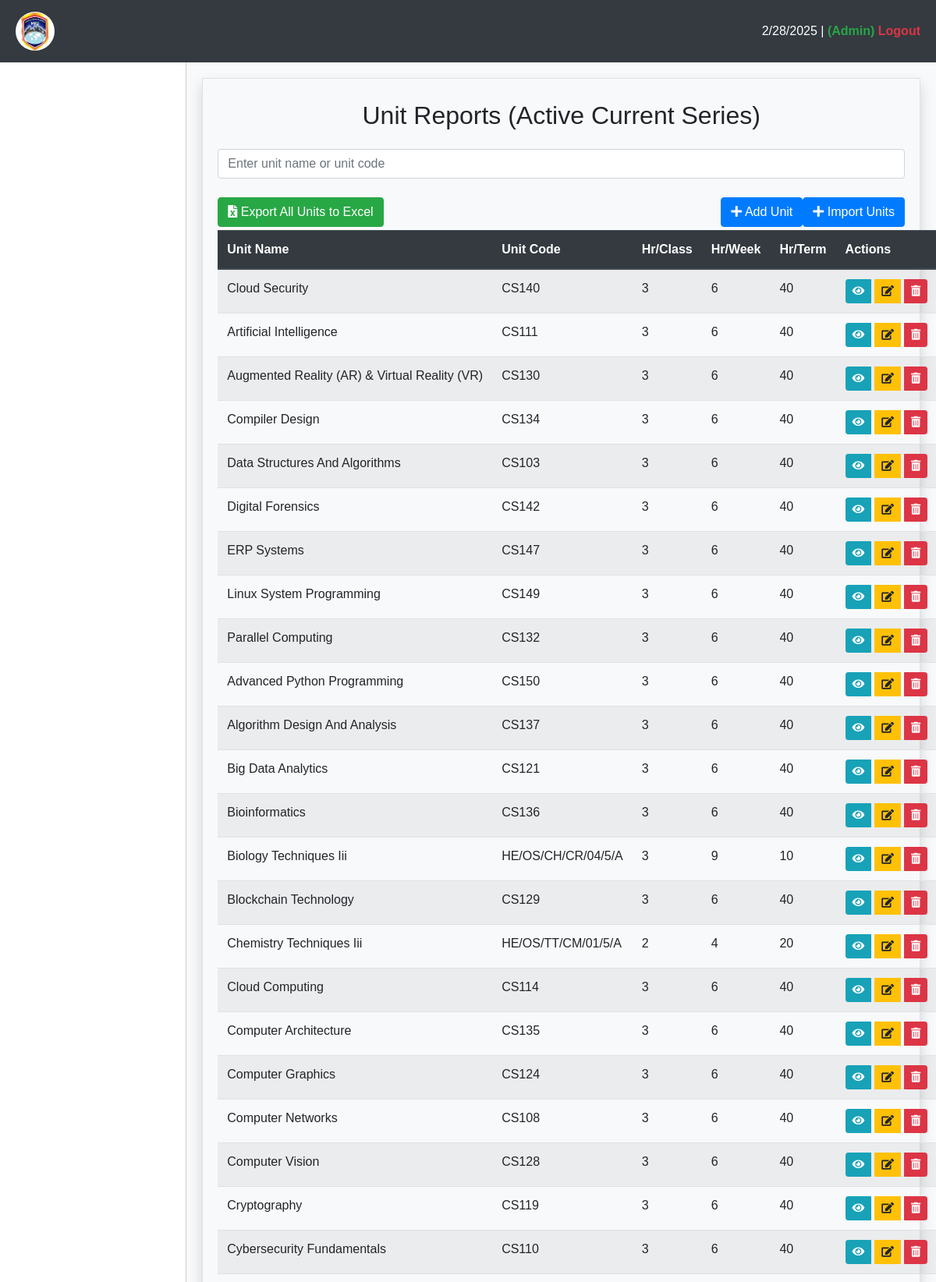
Screenshot of /base/units/ (upper part) with the database file from the repository.
### reports/models.py (models this page shows, shortened)
class Unit(models.Model):
    unit_code = models.CharField(max_length=20, null=True, unique=True)
    unit_name = models.CharField(max_length=200, null=True)
    teaching_hrs_per_class = models.PositiveIntegerField(null=True)
    teaching_hrs_week = models.PositiveIntegerField(null=True)
    teaching_hrs_term = models.PositiveIntegerField(null=True)
    updated = models.DateTimeField(auto_now=True, null=True)
    created = models.DateTimeField(auto_now_add=True, null=True)
    class Meta:
        ordering = ["unit_name"]

### base/views.py (the view)
# urls.py: path('units/', views.units_all, name='admin-units-url'),
def units_all(request):
    units = Unit.objects.all()
    return render(request, "base/course_units/units.html", {"units": units})

### reports/context_processors.py (called while the page is built, shortened)
def remaining_days(request):
    if request.user.is_authenticated:
        try:
            series = Series.objects.get(is_active=True)
            today = datetime.today().date()
            end_date = series.end_date
            remaining = abs((end_date - today).days)
            return {"remaining": remaining}
        except Series.DoesNotExist:
            return {"remaining": 0}
    else:
        return {"remaining": 0}

def unit_count(request):
    if request.user.is_authenticated:
        return {"unit_count": Unit.objects.count()}
    else:
        return {"unit_count": 0}

def student_count(request):
    if request.user.is_authenticated:
        return {"student_count": StudentExam.objects.count()}
    else:
        return {"student_count": 0}

def course_count(request):
    if request.user.is_authenticated:
        return {"course_count": Course.objects.count()}
    else:
        return {"course_count": 0}

    def process_request(self, request):
        try:
            series = Series.objects.get(is_active=True)
            today = datetime.today().date()
            end_date = series.end_date
            if today > end_date:
                series.is_active = False
                series.save()
        except Series.DoesNotExist:
            series = Series.objects.filter(is_active=False)
            today = datetime.today().date()
            for series in series:
                end_date = series.end_date
                if today < end_date or today == end_date:
                    series.is_active = True
                    series.save()
        return None

    def process_request(self, request):
        return None

    def __call__(self, request):
        user_agent = request.META.get('HTTP_USER_AGENT', '')
        if any(mobile in user_agent for mobile in self.MOBILE_USER_AGENTS):
            return HttpResponseForbidden("Access restricted to desktop users only.")
        return self.get_response(request)

    def process_request(self, request):
        otps = OTP.objects.filter(is_used=False)
        for otp in otps:
            expire_time = otp.expire_time
            if expire_time <= timezone.now():
                otp.is_used = True
                otp.save()
                otp.delete()
        return None

### templates/base/course_units/units.html (shortened to what this page needs)
{% extends "base/main.html" %}
{% block content %}
<div class="container">
    <h2 class="text-center my-4">Unit Reports (Active Current Series)</h2>
    <div class="search-bar mb-4">
        <div class="input-group">
            <input type="text" class="form-control" id="searchInput"
                placeholder="Enter unit name or unit code">
        </div>
    </div>
    <div class="mb-1">
        <a href="{% url 'admin-export-excel-unit-url' %}" class="btn btn-success {% if units|length == 0 %}disabled{% endif %}">
            <i class="fas fa-file-excel"></i> Export All Units to Excel
        </a>
        <a href="{% url 'admin-import-units-url' %}" class="btn btn-primary float-right">
            <i class="fas fa-plus"></i> Import Units
        </a>
        <a href="{% url 'admin-add-unit-url' %}" class="btn btn-primary float-right">
            <i class="fas fa-plus"></i> Add Unit
        </a>
    </div>
    <table class="table table-striped table-hover unit-list">
        <thead class="thead-dark">
            <tr>
                <th>Unit Name</th>
                <th>Unit Code</th>
                <th>Hr/Class</th>
                <th>Hr/Week</th>
                <th>Hr/Term</th>
                <th>Actions</th>
            </tr>
        </thead>
        <tbody id="unitTableBody">
            {% for unit in units %}
            <tr>
                <td class="text-capitalize">{{ unit.unit_name }}</td>
                <td>{{ unit.unit_code }}</td>
                <td>{{ unit.teaching_hrs_per_class }}</td>
                <td>{{ unit.teaching_hrs_week }}</td>
                <td>{{ unit.teaching_hrs_term }}</td>
                <td>
                    <div class="btn-group">
                        <a href="{% url 'admin-unit-detail-url' unit.id %}" class="btn btn-info btn-sm">
                            <i class="fas fa-eye"></i>
                        </a>
                        <a href="{% url 'admin-edit-unit-url' unit.id %}" class="btn btn-warning btn-sm">
                            <i class="fas fa-edit"></i>
                        </a>
                        <button id="delete{{unit.id}}" href="{% url 'admin-delete-unit-url' unit.id %}" class="btn btn-danger btn-sm delete-btn">
                            <i class="fas fa-trash-alt"></i>
                        </button>
                    </div>
                </td>
            </tr>
            {% endfor %}
        </tbody>
    </table>
</div>
{% endblock %}

### static/base/css/main.css (style rules this page uses)
.table td { white-space: nowrap; overflow: hidden; text-overflow: ellipsis; }
.btn-group { display: flex; gap: 5px; }
.btn-group .btn { flex: 1; }

### templates/base/main.html (style rules this page uses)
body, html { height: 100%; margin: 0; font-family: 'Arial', sans-serif; }

### rows the page displays
Unit: unit_name "Cloud Security", unit_code "CS140", teaching_hrs_per_class "3", teaching_hrs_week "6", teaching_hrs_term "40"
Unit: unit_name "Artificial Intelligence", unit_code "CS111", teaching_hrs_per_class "3", teaching_hrs_week "6", teaching_hrs_term "40"
Unit: unit_name "Augmented Reality (AR) & Virtual Reality (VR)", unit_code "CS130", teaching_hrs_per_class "3", teaching_hrs_week "6", teaching_hrs_term "40"
Unit: unit_name "Compiler Design", unit_code "CS134", teaching_hrs_per_class "3", teaching_hrs_week "6", teaching_hrs_term "40"
Unit: unit_name "Data Structures And Algorithms", unit_code "CS103", teaching_hrs_per_class "3", teaching_hrs_week "6", teaching_hrs_term "40"
Unit: unit_name "Digital Forensics", unit_code "CS142", teaching_hrs_per_class "3", teaching_hrs_week "6", teaching_hrs_term "40"
Unit: unit_name "ERP Systems", unit_code "CS147", teaching_hrs_per_class "3", teaching_hrs_week "6", teaching_hrs_term "40"
Unit: unit_name "Linux System Programming", unit_code "CS149", teaching_hrs_per_class "3", teaching_hrs_week "6", teaching_hrs_term "40"
Unit: unit_name "Parallel Computing", unit_code "CS132", teaching_hrs_per_class "3", teaching_hrs_week "6", teaching_hrs_term "40"
Unit: unit_name "Advanced Python Programming", unit_code "CS150", teaching_hrs_per_class "3", teaching_hrs_week "6", teaching_hrs_term "40"
Unit: unit_name "Algorithm Design And Analysis", unit_code "CS137", teaching_hrs_per_class "3", teaching_hrs_week "6", teaching_hrs_term "40"
Unit: unit_name "Big Data Analytics", unit_code "CS121", teaching_hrs_per_class "3", teaching_hrs_week "6", teaching_hrs_term "40"
Unit: unit_name "Bioinformatics", unit_code "CS136", teaching_hrs_per_class "3", teaching_hrs_week "6", teaching_hrs_term "40"
Unit: unit_name "Biology Techniques Iii", unit_code "HE/OS/CH/CR/04/5/A", teaching_hrs_per_class "3", teaching_hrs_week "9", teaching_hrs_term "10"
Unit: unit_name "Blockchain Technology", unit_code "CS129", teaching_hrs_per_class "3", teaching_hrs_week "6", teaching_hrs_term "40"
Unit: unit_name "Chemistry Techniques Iii", unit_code "HE/OS/TT/CM/01/5/A", teaching_hrs_per_class "2", teaching_hrs_week "4", teaching_hrs_term "20"
Unit: unit_name "Cloud Computing", unit_code "CS114", teaching_hrs_per_class "3", teaching_hrs_week "6", teaching_hrs_term "40"
Unit: unit_name "Computer Architecture", unit_code "CS135", teaching_hrs_per_class "3", teaching_hrs_week "6", teaching_hrs_term "40"
Unit: unit_name "Computer Graphics", unit_code "CS124", teaching_hrs_per_class "3", teaching_hrs_week "6", teaching_hrs_term "40"
Unit: unit_name "Computer Networks", unit_code "CS108", teaching_hrs_per_class "3", teaching_hrs_week "6", teaching_hrs_term "40"
Unit: unit_name "Computer Vision", unit_code "CS128", teaching_hrs_per_class "3", teaching_hrs_week "6", teaching_hrs_term "40"
Unit: unit_name "Cryptography", unit_code "CS119", teaching_hrs_per_class "3", teaching_hrs_week "6", teaching_hrs_term "40"
Unit: unit_name "Cybersecurity Fundamentals", unit_code "CS110", teaching_hrs_per_class "3", teaching_hrs_week "6", teaching_hrs_term "40"
